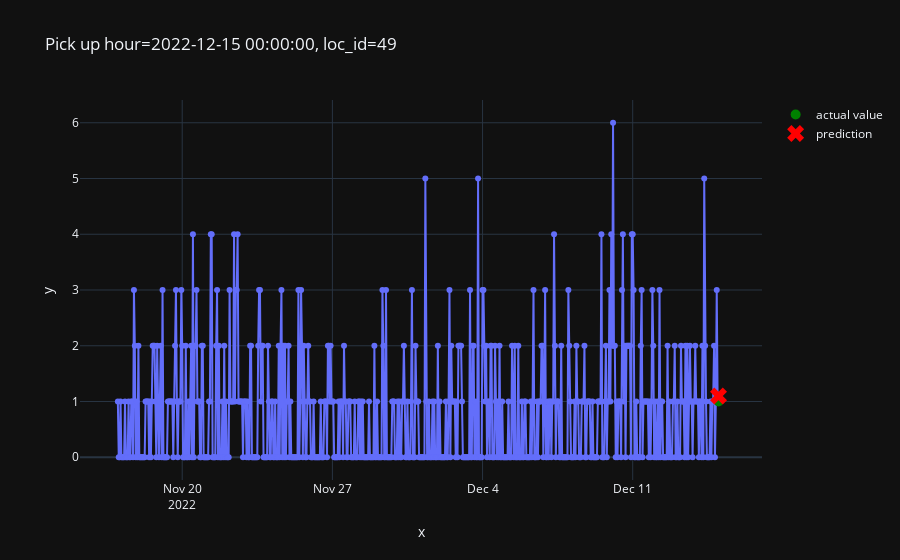

Here is the notebook cell this chart was saved with:
### Code cell
from src.plot import plot_one_sample

plot_one_sample(X_test,
                y_test,
                example_id=2979,
                predictions=pd.Series(predictions))

### Figure 1 — Plotly figure (JSON) as saved in the notebook; plotly's stock layout.template omitted (floating-point values rounded to 4 significant figures; data arrays with more than 128 entries replaced by an {"elided": "..."} marker saying what was removed)
{"data": [{"hovertemplate": "x=%{x}<br>y=%{y}<extra></extra>", "legendgroup": "", "line": {"color": "#636efa", "dash": "solid"}, "marker": {"symbol": "circle"}, "mode": "lines+markers", "name": "", "orientation": "v", "showlegend": false, "type": "scatter", "x": {"elided": "673 str values"}, "xaxis": "x", "y": {"elided": "673 int values"}, "yaxis": "y"}, {"line": {"color": "green"}, "marker": {"size": 10}, "mode": "markers", "name": "actual value", "type": "scatter", "x": ["2022-12-15T00:00:00"], "y": [1]}, {"line": {"color": "red"}, "marker": {"size": 15, "symbol": "x"}, "mode": "markers", "name": "prediction", "type": "scatter", "x": ["2022-12-15T00:00:00"], "y": [1.098]}], "layout": {"legend": {"tracegroupgap": 0}, "title": {"text": "Pick up hour=2022-12-15 00:00:00, loc_id=49"}, "xaxis": {"anchor": "y", "domain": [0, 1], "title": {"text": "x"}}, "yaxis": {"anchor": "x", "domain": [0, 1], "title": {"text": "y"}}}}
